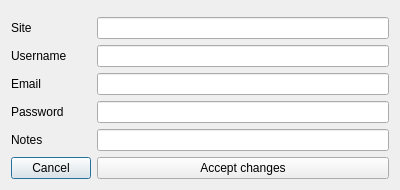
<?xml version="1.0" encoding="UTF-8"?>
<ui version="4.0">
 <class>editEntryDialog</class>
 <widget class="QDialog" name="editEntryDialog">
  <property name="geometry">
   <rect>
    <x>0</x>
    <y>0</y>
    <width>400</width>
    <height>188</height>
   </rect>
  </property>
  <property name="windowTitle">
   <string>Edit entry</string>
  </property>
  <layout class="QFormLayout" name="formLayout_2">
   <item row="0" column="0">
    <layout class="QFormLayout" name="formLayout"/>
   </item>
   <item row="1" column="0">
    <widget class="QLabel" name="lblSite">
     <property name="text">
      <string>Site</string>
     </property>
    </widget>
   </item>
   <item row="1" column="1">
    <widget class="QLineEdit" name="txtSite"/>
   </item>
   <item row="2" column="0">
    <widget class="QLabel" name="lblUsername">
     <property name="text">
      <string>Username</string>
     </property>
    </widget>
   </item>
   <item row="2" column="1">
    <widget class="QLineEdit" name="txtUsername"/>
   </item>
   <item row="3" column="0">
    <widget class="QLabel" name="lblEmail">
     <property name="text">
      <string>Email</string>
     </property>
    </widget>
   </item>
   <item row="3" column="1">
    <widget class="QLineEdit" name="txtEmail"/>
   </item>
   <item row="4" column="0">
    <widget class="QLabel" name="lblPassword">
     <property name="text">
      <string>Password</string>
     </property>
    </widget>
   </item>
   <item row="4" column="1">
    <widget class="QLineEdit" name="txtPassword"/>
   </item>
   <item row="5" column="0">
    <widget class="QLabel" name="lblNotes">
     <property name="text">
      <string>Notes</string>
     </property>
    </widget>
   </item>
   <item row="5" column="1">
    <widget class="QLineEdit" name="txtNotes"/>
   </item>
   <item row="6" column="0">
    <widget class="QPushButton" name="pbCancel">
     <property name="text">
      <string>Cancel</string>
     </property>
    </widget>
   </item>
   <item row="6" column="1">
    <widget class="QPushButton" name="pbAccept">
     <property name="text">
      <string>Accept changes</string>
     </property>
    </widget>
   </item>
  </layout>
 </widget>
 <resources/>
 <connections/>
</ui>
